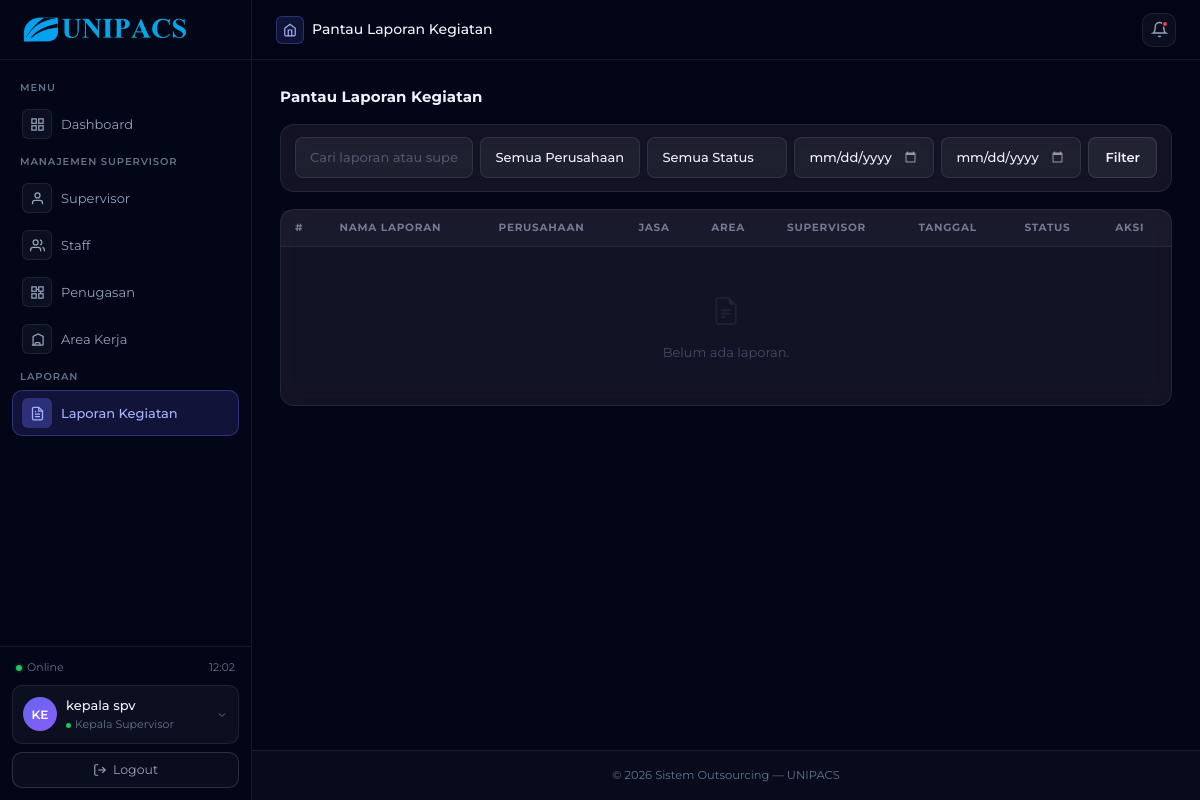
Before: /kepala/laporan/ (signed in) with the older database file.
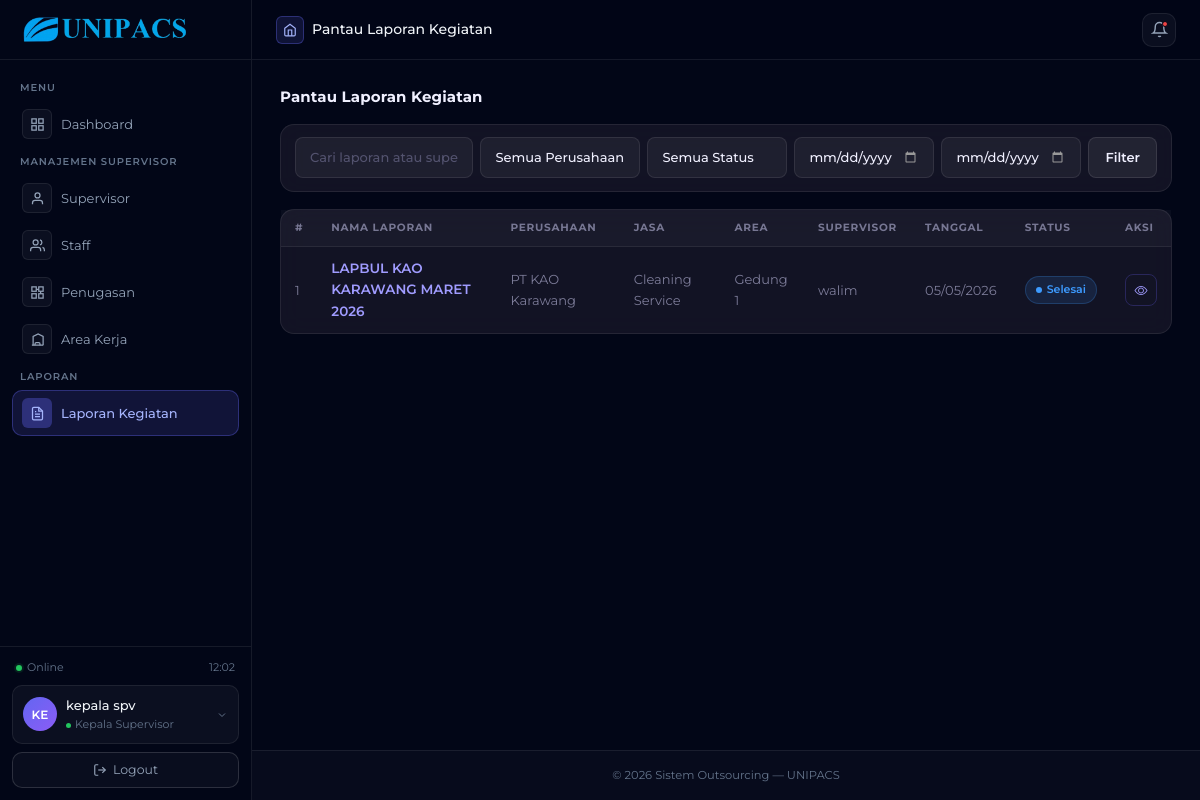
After: the same page with the newer database file.
### outsourcing/models.py (models this page shows, shortened)
class LaporanKegiatan(models.Model):
    perusahaan    = models.ForeignKey(
        Perusahaan,
        on_delete=models.CASCADE,
        related_name='laporan_kegiatan',
    )
    jenis_jasa    = models.ForeignKey(
        JenisJasa,
        on_delete=models.CASCADE,
        related_name='laporan_kegiatan',
    )
    area          = models.ForeignKey(
        AreaKerja,
        on_delete=models.CASCADE,
        related_name='laporan_kegiatan',
    )
    supervisor    = models.ForeignKey(
        User,
        on_delete=models.CASCADE,
        related_name='laporan_yang_dibuat',
        limit_choices_to={'role': RoleChoices.SUPERVISOR},
    )
    nama_laporan    = models.CharField(max_length=200)
    tanggal_laporan = models.DateField()
    status          = models.CharField(
        max_length=20,
        choices=StatusLaporan.choices,
        default=StatusLaporan.DRAFT,
    )
    catatan         = models.TextField(blank=True)
    dibuat_pada     = models.DateTimeField(auto_now_add=True)
    diubah_pada     = models.DateTimeField(auto_now=True)
    objects = models.Manager()
    class Meta:
        verbose_name        = 'Laporan Kegiatan'
        verbose_name_plural = 'Laporan Kegiatan'
        ordering            = ['-tanggal_laporan', 'perusahaan']
        indexes             = [
            models.Index(fields=['status'], name='idx_laporan_status'),
            models.Index(fields=['perusahaan', 'tanggal_laporan'], name='idx_laporan_perusahaan_tgl'),
            models.Index(fields=['supervisor', 'status'], name='idx_laporan_supervisor_status'),
        ]

class Perusahaan(models.Model):
    nama_perusahaan = models.CharField(max_length=200)
    alamat          = models.TextField()
    telepon         = models.CharField(max_length=20, blank=True)
    email           = models.EmailField(blank=True)
    jenis_jasa      = models.ManyToManyField(
        JenisJasa,
        related_name='perusahaan',
        blank=True,
    )
    customer        = models.OneToOneField(
        User,
        on_delete=models.SET_NULL,
        null=True,
        blank=True,
        related_name='perusahaan_customer',
        limit_choices_to={'role': RoleChoices.CUSTOMER},
    )
    foto_perusahaan  = models.ImageField(
        upload_to='foto_perusahaan/',
        blank=True,
        null=True,
    )
    is_active    = models.BooleanField(default=True)
    dibuat_pada = models.DateTimeField(auto_now_add=True)
    diubah_pada = models.DateTimeField(auto_now=True)
    objects = models.Manager()
    aktif   = AktifManager()
    class Meta:
        verbose_name        = 'Perusahaan'
        verbose_name_plural = 'Perusahaan'
        ordering            = ['nama_perusahaan']

class JenisJasa(models.Model):
    nama_jasa   = models.CharField(max_length=100, unique=True)
    deskripsi   = models.TextField(blank=True)
    is_active    = models.BooleanField(default=True)
    dibuat_pada = models.DateTimeField(auto_now_add=True)
    diubah_pada = models.DateTimeField(auto_now=True)
    objects = models.Manager()
    aktif   = AktifManager()
    class Meta:
        verbose_name        = 'Jenis Jasa'
        verbose_name_plural = 'Jenis Jasa'
        ordering            = ['nama_jasa']

class AreaKerja(models.Model):
    perusahaan  = models.ForeignKey(
        Perusahaan,
        on_delete=models.CASCADE,
        related_name='area_kerja',
    )
    nama_area   = models.CharField(max_length=150)
    keterangan  = models.TextField(blank=True)
    is_active    = models.BooleanField(default=True)
    dibuat_pada = models.DateTimeField(auto_now_add=True)
    diubah_pada = models.DateTimeField(auto_now=True)
    objects = models.Manager()
    aktif   = AktifManager()
    class Meta:
        verbose_name        = 'Area Kerja'
        verbose_name_plural = 'Area Kerja'
        ordering            = ['perusahaan', 'nama_area']
        unique_together     = ['perusahaan', 'nama_area']

class User(AbstractUser):
    role = models.CharField(
        max_length=30,
        choices=RoleChoices.choices,
        default=RoleChoices.STAFF,
    )
    nama_lengkap = models.CharField(max_length=150, blank=True)
    telepon      = models.CharField(
        max_length=20,
        blank=True,
        validators=[telepon_validator],
    )
    foto_profil  = models.ImageField(
        upload_to='foto_profil/',
        blank=True,
        null=True,
    )
    dibuat_pada  = models.DateTimeField(auto_now_add=True)
    diubah_pada  = models.DateTimeField(auto_now=True)
    class Meta:
        verbose_name        = 'Pengguna'
        verbose_name_plural = 'Pengguna'
        ordering            = ['nama_lengkap']

### outsourcing/views/kepala_supervisor/laporan.py (the view)
@kepala_supervisor_required
def laporan_list(request):
    user = request.user
    q           = request.GET.get('q', '').strip()
    perusahaan  = request.GET.get('perusahaan', '').strip()
    status      = request.GET.get('status', '').strip()
    tgl_dari    = request.GET.get('tgl_dari', '').strip()
    tgl_sampai  = request.GET.get('tgl_sampai', '').strip()
    supervisor_ids = SupervisorPerusahaan.objects.filter(
        kepala_supervisor=user,
        is_active=True,
    ).values_list('supervisor_id', flat=True)
    laporan = LaporanKegiatan.objects.filter(
        supervisor_id__in=supervisor_ids
    ).select_related(
        'perusahaan', 'jenis_jasa', 'area', 'supervisor'
    ).order_by('-tanggal_laporan')
    if q:
        laporan = laporan.filter(
            Q(nama_laporan__icontains=q) |
            Q(perusahaan__nama_perusahaan__icontains=q) |
            Q(supervisor__nama_lengkap__icontains=q)
        )
    if perusahaan:
        laporan = laporan.filter(perusahaan__pk=perusahaan)
    if status:
        laporan = laporan.filter(status=status)
    if tgl_dari:
        laporan = laporan.filter(tanggal_laporan__gte=tgl_dari)
    if tgl_sampai:
        laporan = laporan.filter(tanggal_laporan__lte=tgl_sampai)
    perusahaan_ids = SupervisorPerusahaan.objects.filter(
        kepala_supervisor=user, is_active=True
    ).values_list('perusahaan_id', flat=True)
    context = {
        'laporan_list'   : laporan,
        'perusahaan_list': Perusahaan.objects.filter(pk__in=perusahaan_ids),
        'status_choices' : LaporanKegiatan._meta.get_field('status').choices,
        'filter'         : {
            'q'         : q,
            'perusahaan': int(perusahaan) if perusahaan.isdigit() else '',  # ← fix
            'status'    : status,
            'tgl_dari'  : tgl_dari,
            'tgl_sampai': tgl_sampai,
        },
        'page_title': 'Pantau Laporan Kegiatan',
    }
    return render(request, 'kepala_supervisor/laporan/list.html', context)

### outsourcing/templates/kepala_supervisor/laporan/list.html (shortened to what this page needs)
{% extends 'kepala_supervisor/base_kepala.html' %}
{% load static %}
{% block extra_css %}
<link rel="stylesheet" href="{% static 'css/kepala_spv/laporan_list.css' %}">
{% endblock %}
{% block content %}
<div class="page-header">
    <h5>Pantau Laporan Kegiatan</h5>
</div>
<div class="search-card">
    <form method="get" class="d-flex gap-2 flex-wrap">
        <input type="text" name="q" value="{{ filter.q }}"
            class="form-control form-control-sm" style="min-width:150px;flex:1;"
            placeholder="Cari laporan atau supervisor...">
        <select name="perusahaan" class="form-select form-select-sm" style="max-width:160px;">
            <option value="">Semua Perusahaan</option>
        </select>
        <select name="status" class="form-select form-select-sm" style="max-width:140px;">
            <option value="">Semua Status</option>
        </select>
        <input type="date" name="tgl_dari" value="{{ filter.tgl_dari }}"
            class="form-control form-control-sm" style="max-width:140px;">
        <input type="date" name="tgl_sampai" value="{{ filter.tgl_sampai }}"
            class="form-control form-control-sm" style="max-width:140px;">
        <button class="btn btn-sm btn-secondary">Filter</button>
    </form>
</div>
<div class="table-card">
    <div class="table-responsive">
        <table class="table mb-0">
            <thead>
                <tr>
                    <th>#</th>
                    <th>Nama Laporan</th>
                    <th>Perusahaan</th>
                    <th>Jasa</th>
                    <th>Area</th>
                    <th>Supervisor</th>
                    <th>Tanggal</th>
                    <th>Status</th>
                    <th>Aksi</th>
                </tr>
            </thead>
            <tbody>
                {% for l in laporan_list %}
                <tr>
                    <td class="cell-muted">{{ forloop.counter }}</td>
                    <td>
                        <a href="{% url 'kepala_laporan_detail' l.pk %}" class="laporan-link">
                            {{ l.nama_laporan }}
                        </a>
                    </td>
                    <td class="cell-muted">{{ l.perusahaan.nama_perusahaan }}</td>
                    <td class="cell-muted">{{ l.jenis_jasa.nama_jasa }}</td>
                    <td class="cell-muted">{{ l.area.nama_area }}</td>
                    <td class="cell-muted">{{ l.supervisor.nama_lengkap }}</td>
                    <td class="cell-muted">{{ l.tanggal_laporan|date:"d/m/Y" }}</td>
                    <td>
                        {% if l.status == 'draft' %}
                            <span class="status-badge status-draft">Draft</span>
                        {% elif l.status == 'selesai' %}
                            <span class="status-badge status-selesai">Selesai</span>
                        {% elif l.status == 'dikirim_customer' %}
                            <span class="status-badge status-dikirim">Dikirim</span>
                        {% endif %}
                    </td>
                    <td>
                        <a href="{% url 'kepala_laporan_detail' l.pk %}" class="action-btn view">
                            <i class="bi bi-eye"></i>
                        </a>
                    </td>
                </tr>
                {% empty %}
                <tr>
                    <td colspan="9" class="text-center text-muted py-5">
                        <i class="bi bi-file-earmark-text" style="font-size:2rem;opacity:0.3;display:block;margin-bottom:8px;"></i>
                        Belum ada laporan.
                    </td>
                </tr>
                {% endfor %}
            </tbody>
        </table>
    </div>
</div>
{% endblock %}

Changed rows visible on the page:
added LaporanKegiatan: nama_laporan "LAPBUL KAO KARAWANG MARET 2026", perusahaan.nama_perusahaan "PT KAO Karawang", jenis_jasa.nama_jasa "Cleaning Service", area.nama_area "Gedung 1", supervisor.nama_lengkap "walim", tanggal_laporan "05/05/2026", status "Selesai"
Other visible differences:
text no longer shown: "Belum ada laporan."
